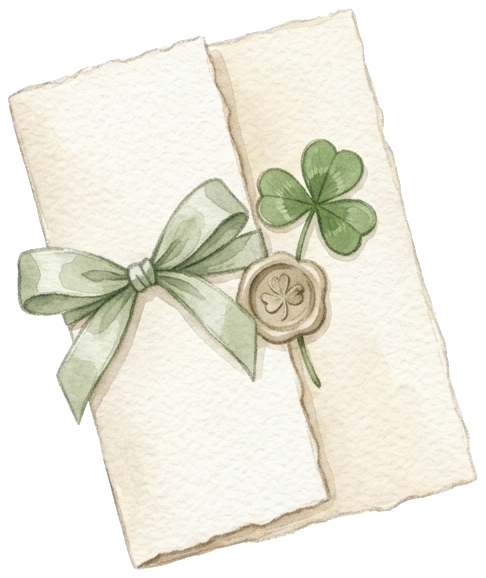
#> input picture assets/images/blossom_note.png, 486 x 578 px
$ python remove_bg.py assets/images/blossom_note.png
#> lines starting #> are read from the running program, lines starting #| are printed output that depends on the picture
from PIL import Image
import sys

def remove_white_bg(img_path):
#> called with img_path = 'assets/images/blossom_note.png'
    try:
        img = Image.open(img_path).convert("RGBA")
#> img is the input picture: PIL image 486x578 RGBA; mean R, G, B, A 237.4, 235.6, 224.3, 164.7
        datas = img.getdata()

        newData = []
        for item in datas:
            # item is (R, G, B, A)
            r, g, b, a = item
            # Calculate distance to pure white
            dist_to_white = ((255-r)**2 + (255-g)**2 + (255-b)**2)**0.5

            if dist_to_white < 25: # Very close to white
                newData.append((255, 255, 255, 0))
            elif dist_to_white < 60: # Feathering edge
                alpha = int(((dist_to_white - 25) / 35) * 255)
                newData.append((r, g, b, alpha))
            else:
                newData.append(item)
#> this loop made 280908 passes
#> (r, g, b, dist_to_white) on passes 2, 4, 5: (255, 255, 255, 0), (255, 255, 255, 0), (255, 255, 255, 0)
#> after the loop, newData = 280908 items

        img.putdata(newData)
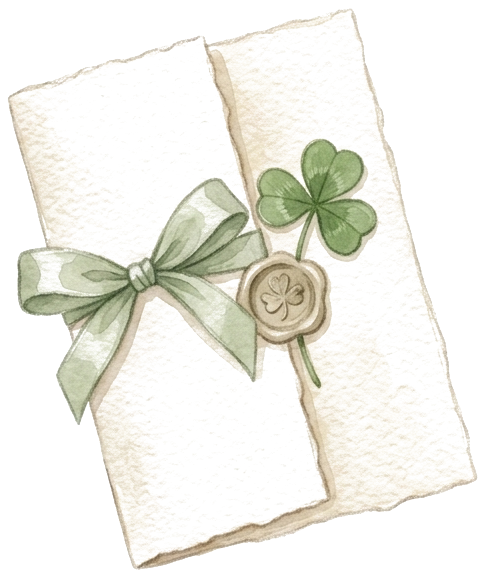
#> img: PIL image 486x578 RGBA; mean R, G, B, A 238.4, 237.1, 227.7, 72.1; transparent parts drawn white
        img.save(img_path, "PNG")
        print(f"Processed {img_path}")
    except Exception as e:
        print(f"Error on {img_path}: {e}")

if __name__ == "__main__":
    for path in sys.argv[1:]:
        remove_white_bg(path)
